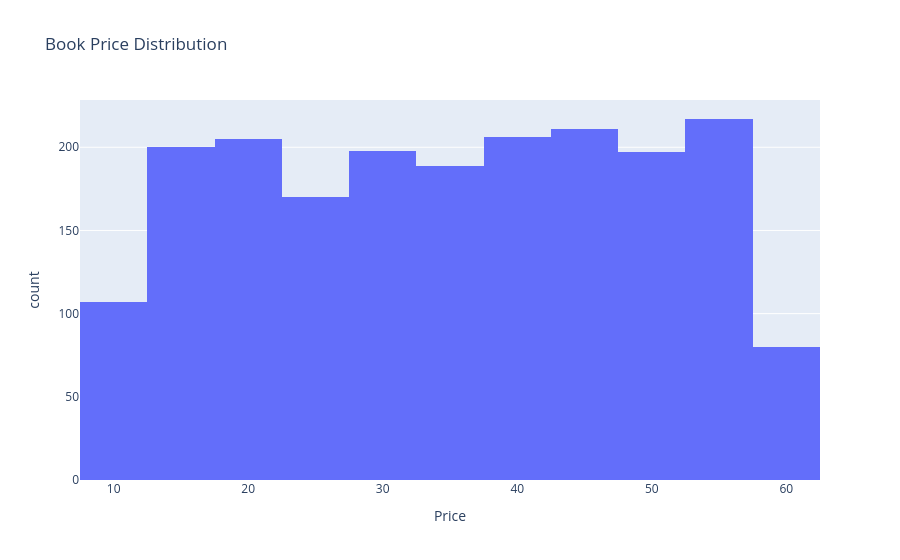

The code cell stored with this chart in its notebook:
### Code cell
import plotly.express as px

fig = px.histogram(
    df,
    x="Price",
    nbins=20,
    title="Book Price Distribution"
)

fig.show()

### Figure 1 — Plotly figure (JSON) as saved in the notebook; plotly's stock layout.template omitted (floating-point values rounded to 4 significant figures; data arrays with more than 128 entries replaced by an {"elided": "..."} marker saying what was removed)
{"data": [{"bingroup": "x", "hovertemplate": "Price=%{x}<br>count=%{y}<extra></extra>", "legendgroup": "", "marker": {"color": "#636efa", "pattern": {"shape": ""}}, "name": "", "nbinsx": 20, "orientation": "v", "showlegend": false, "type": "histogram", "x": {"elided": "1980 float values"}, "xaxis": "x", "yaxis": "y"}], "layout": {"barmode": "relative", "legend": {"tracegroupgap": 0}, "title": {"text": "Book Price Distribution"}, "xaxis": {"anchor": "y", "domain": [0, 1], "title": {"text": "Price"}}, "yaxis": {"anchor": "x", "domain": [0, 1], "title": {"text": "count"}}}}
